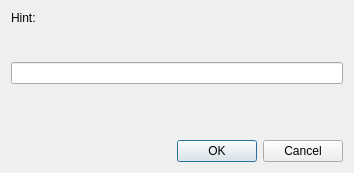
<?xml version="1.0" encoding="UTF-8"?>
<ui version="4.0">
 <class>WizLineInputDialog</class>
 <widget class="QDialog" name="WizLineInputDialog">
  <property name="geometry">
   <rect>
    <x>0</x>
    <y>0</y>
    <width>354</width>
    <height>173</height>
   </rect>
  </property>
  <property name="sizePolicy">
   <sizepolicy hsizetype="Preferred" vsizetype="Preferred">
    <horstretch>0</horstretch>
    <verstretch>0</verstretch>
   </sizepolicy>
  </property>
  <property name="windowTitle">
   <string notr="true">Input</string>
  </property>
  <layout class="QVBoxLayout" name="verticalLayout">
   <item>
    <widget class="QLabel" name="labelHint">
     <property name="text">
      <string notr="true">Hint:</string>
     </property>
     <property name="alignment">
      <set>Qt::AlignLeading|Qt::AlignLeft|Qt::AlignTop</set>
     </property>
     <property name="wordWrap">
      <bool>true</bool>
     </property>
     <property name="buddy">
      <cstring>editInput</cstring>
     </property>
    </widget>
   </item>
   <item>
    <widget class="QLineEdit" name="editInput"/>
   </item>
   <item>
    <widget class="QLabel" name="labelError">
     <property name="text">
      <string/>
     </property>
    </widget>
   </item>
   <item>
    <widget class="QDialogButtonBox" name="buttonBox">
     <property name="orientation">
      <enum>Qt::Horizontal</enum>
     </property>
     <property name="standardButtons">
      <set>QDialogButtonBox::Cancel|QDialogButtonBox::Ok</set>
     </property>
    </widget>
   </item>
  </layout>
 </widget>
 <tabstops>
  <tabstop>editInput</tabstop>
 </tabstops>
 <resources/>
 <connections>
  <connection>
   <sender>buttonBox</sender>
   <signal>accepted()</signal>
   <receiver>WizLineInputDialog</receiver>
   <slot>accept()</slot>
   <hints>
    <hint type="sourcelabel">
     <x>248</x>
     <y>254</y>
    </hint>
    <hint type="destinationlabel">
     <x>157</x>
     <y>274</y>
    </hint>
   </hints>
  </connection>
  <connection>
   <sender>buttonBox</sender>
   <signal>rejected()</signal>
   <receiver>WizLineInputDialog</receiver>
   <slot>reject()</slot>
   <hints>
    <hint type="sourcelabel">
     <x>316</x>
     <y>260</y>
    </hint>
    <hint type="destinationlabel">
     <x>286</x>
     <y>274</y>
    </hint>
   </hints>
  </connection>
 </connections>
</ui>
